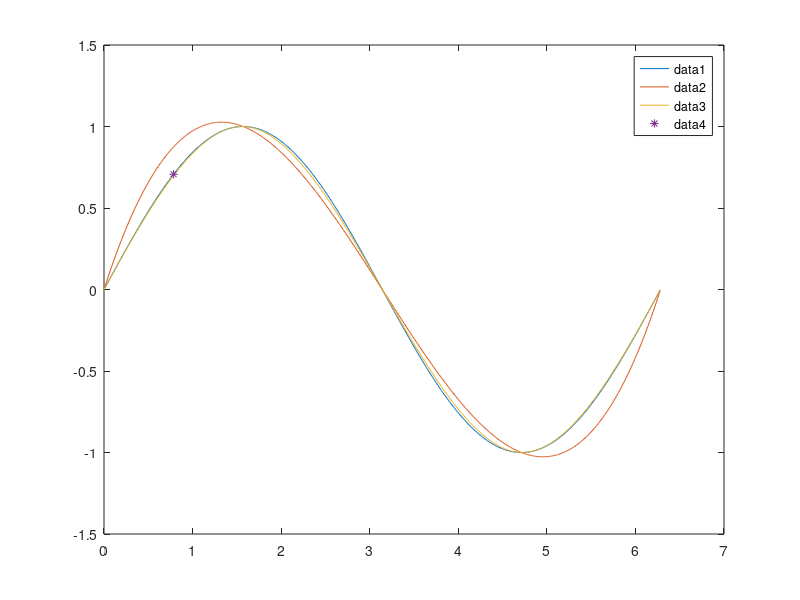

Source code (MATLAB):
%f(x) = sin(x)

%a.)
x_vals = [0, pi/2, pi, 3*pi/2, 2*pi];
y_vals = sin(x_vals);
t = 0 : 0.01 : 2*pi;
x = pi/4;
spline_rez = spline(x_vals, y_vals, x);
clamped_spline_rez = ppval(spline(x_vals, [1 y_vals 1]), x);
printf("a.)\n");
printf("f(x) = %f\n", sin(x));
printf("spline = %f\n", spline_rez);
printf("clamped spline = %f\n", clamped_spline_rez);




%b.)
i1 = spline(x_vals, y_vals, t);
i2 = ppval(spline(x_vals, [1 y_vals 1]), t);
f = sin(t);
plot(t, f, t, i1, t, i2, pi/4, sin(pi/4), "*");
legend;
input("");